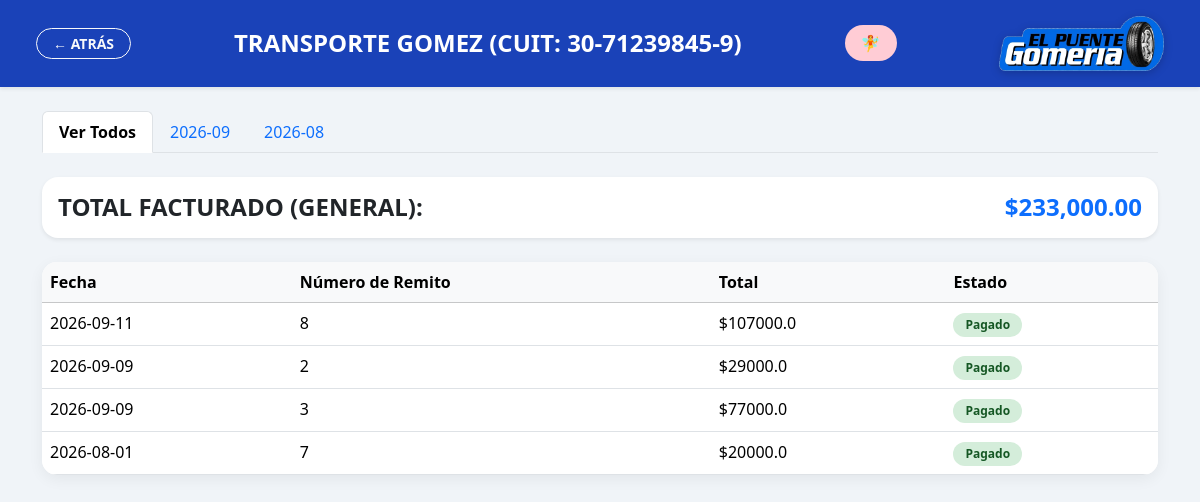
The app's page /historial-cliente?id_cliente=2 with its own data.
### tables this page shows
CREATE TABLE clientes (
    id_cliente INTEGER PRIMARY KEY AUTOINCREMENT,
    nom_cli    TEXT NOT NULL,
    cuit       TEXT UNIQUE,
    tel        TEXT,
    mail       TEXT
);

CREATE TABLE trabajos (
    id_trabajo  INTEGER PRIMARY KEY AUTOINCREMENT,
    remito      TEXT NOT NULL UNIQUE,
    fecha       TEXT NOT NULL,
    id_cliente  INTEGER NOT NULL,
    id_vehiculo INTEGER,
    total       REAL NOT NULL DEFAULT 0,
    estado      TEXT NOT NULL DEFAULT 'PENDIENTE',
    FOREIGN KEY (id_cliente) REFERENCES clientes (id_cliente),
    FOREIGN KEY (id_vehiculo) REFERENCES vehiculos (id_vehiculo)
);

### app.py (the view)
@app.route('/historial-cliente')
def historial_cliente():
    id_cliente = request.args.get('id_cliente')
    periodo_seleccionado = request.args.get('periodo', 'todos')
    conexion = obtener_conexion()
    cursor = conexion.cursor()
    cliente = cursor.execute("SELECT id_cliente, nom_cli, cuit FROM clientes WHERE id_cliente = ?", (id_cliente,)).fetchone()
    query = """
        SELECT t.id_trabajo, t.remito, t.fecha, t.total,
               GROUP_CONCAT(tar.nom_tar, ', ') AS detalle_tareas
        FROM trabajos t
        LEFT JOIN detalle_trabajos dt ON t.id_trabajo = dt.id_trabajo
        LEFT JOIN tareas tar ON dt.id_tarea = tar.id_tarea
        WHERE t.id_cliente = ?
    """
    parametros = [id_cliente]
    meses_disponibles = cursor.execute("""
        SELECT DISTINCT strftime('%Y-%m', fecha) AS periodo
        FROM trabajos
        WHERE id_cliente = ?
        ORDER BY periodo DESC
    """, (id_cliente,)).fetchall()
    if periodo_seleccionado and periodo_seleccionado != 'todos':
        query += " AND strftime('%Y-%m', t.fecha) = ?"
        parametros.append(periodo_seleccionado)
    query += " GROUP BY t.id_trabajo ORDER BY t.fecha DESC"
    remitos = cursor.execute(query, parametros).fetchall()
    total_mes = sum(r['total'] for r in remitos)
    cursor.close()
    return render_template('historial-cliente.html',
                        cliente=cliente,
                        remitos=remitos,
                        total_mes=total_mes,
                        meses_disponibles=meses_disponibles,
                        periodo_seleccionado=periodo_seleccionado)

### app.py (called while the page is built)
def obtener_conexion():
    conexion = sqlite3.connect("sg_gomeria.db")
    conexion.row_factory = sqlite3.Row
    conexion.execute("PRAGMA foreign_keys = ON")
    return conexion

### templates/historial-cliente.html (shortened to what this page needs)
<!DOCTYPE html>
<html lang="es">
<head>
    <link href="https://cdn.jsdelivr.net/npm/bootstrap@5.3.3/dist/css/bootstrap.min.css" rel="stylesheet">
    <link rel="stylesheet" href="/static/estilos.css">
</head>
<body class="{{ 'modo-milagritos' if milagritos else '' }}">
    <header class="barra-superior py-3 px-4 shadow-sm">
        <div class="container-fluid d-flex justify-content-between align-items-center">
            <a href="{{ url_for('clientes') }}" class="btn btn-sm btn-outline-light px-3 fw-bold rounded-pill">
                &larr; ATRÁS
            </a>
            <h1 class="h4 mb-0 text-uppercase fw-bold letter-spacing-1">
                {{ cliente['nom_cli'] }} (CUIT: {{ cliente['cuit'] }})
            </h1>
            <a href="/toggle-milagritos" class="btn btn-modo-milagritos">
                🧚
            </a>
            <img src="/static/logo.png" alt="Gomería El Puente" class="logo-nav">
        </div>
    </header>
    <main class="container py-4">
        <ul class="nav nav-tabs mb-4">
            <li class="nav-item">
                <a class="nav-link {% if periodo_seleccionado == 'todos' %}active fw-bold{% endif %}"
                href="/historial-cliente?id_cliente={{ cliente['id_cliente'] }}&periodo=todos">
                    Ver Todos
                </a>
            </li>
            {% for m in meses_disponibles %}
            <li class="nav-item">
                <a class="nav-link {% if periodo_seleccionado == m['periodo'] %}active fw-bold{% endif %}"
                href="/historial-cliente?id_cliente={{ cliente['id_cliente'] }}&periodo={{ m['periodo'] }}">
                    {{ m['periodo'] }}
                </a>
            </li>
            {% endfor %}
        </ul>
        <div class="card p-3 bg-white shadow-sm mb-4 border-0 rounded-4">
            <h4 class="mb-0 fw-bold text-dark d-flex justify-content-between align-items-center">
                <span>TOTAL FACTURADO {% if periodo_seleccionado != 'todos' %}({{ periodo_seleccionado }}){% else %}(GENERAL){% endif %}:</span>
                <span class="text-primary">${{ "{:,.2f}".format(total_mes) }}</span>
            </h4>
        </div>
        <div class="tabla-remitos mt-4">
            <table class="table table-hover mb-0">
                <thead class="table-light">
                    <tr>
                        <th>Fecha</th>
                        <th>Número de Remito</th>
                        <th>Total</th>
                        <th>Estado</th>
                    </tr>
                </thead>
                <tbody>
                    {% for remito in remitos %}
                    <tr>
                        <td>{{ remito['fecha'] }}</td>
                        <td>{{ remito['remito'] }}</td>
                        <td>${{ remito['total'] }}</td>
                        <td>
                            {% if remito['estado'] == 'pendiente' %}
                                <span class="badge badge-pendiente">Pendiente</span>
                            {% else %}
                                <span class="badge badge-pagado">Pagado</span>
                            {% endif %}
                        </td>
                    </tr>
                    {% endfor %}
                </tbody>
            </table>
        </div>
    </main>
</body>
</html>

### static/estilos.css (style rules this page uses)
.btn-modo-milagritos { border-radius: 50px; border: none; background-color: #ffccd5; color: #7a2e46; font-weight: bold; padding: 6px 16px; transition: all 0.2s ease; text-decoration: none; }

### templates/historial-cliente.html (style rules this page uses)
body { background-color: #f0f4f8; font-family: 'Segoe UI', Tahoma, Geneva, Verdana, sans-serif; }
.barra-superior { background-color: #1a42b8; color: white; }
.badge-pagado { background-color: #d4edda; color: #155724; font-weight: 600; padding: 6px 12px; border-radius: 20px; }
.tabla-remitos { background-color: white; border-radius: 15px; overflow: hidden; box-shadow: 0 4px 15px rgba(0,0,0,0.06); }
.logo-nav { max-height: 55px; filter: drop-shadow(0 2px 4px rgba(0,0,0,0.2)); }

### records on screen
clientes: nom_cli "TRANSPORTE GOMEZ", cuit "30-71239845-9"
trabajos: fecha "2026-09-11", remito "8", total "107000.0"
trabajos: fecha "2026-09-09", remito "2", total "29000.0"
trabajos: fecha "2026-09-09", remito "3", total "77000.0"
trabajos: fecha "2026-08-01", remito "7", total "20000.0"

### other values on screen
{{ m['periodo'] }} "2026-09" "2026-08"
{{ "{:,.2f}".format(total_mes) }} "233,000.00"
